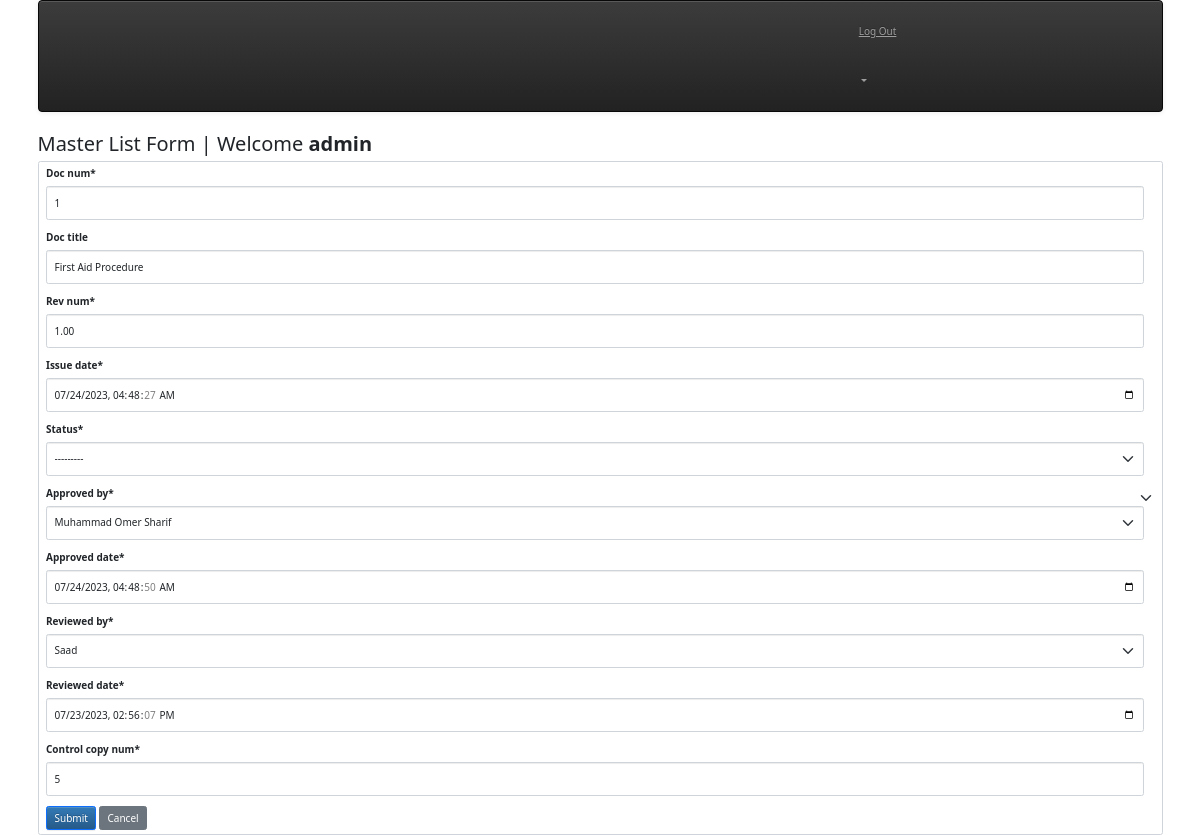
/jhpl-ims/master-list/1/update (signed in), run on an earlier commit of the app's database.
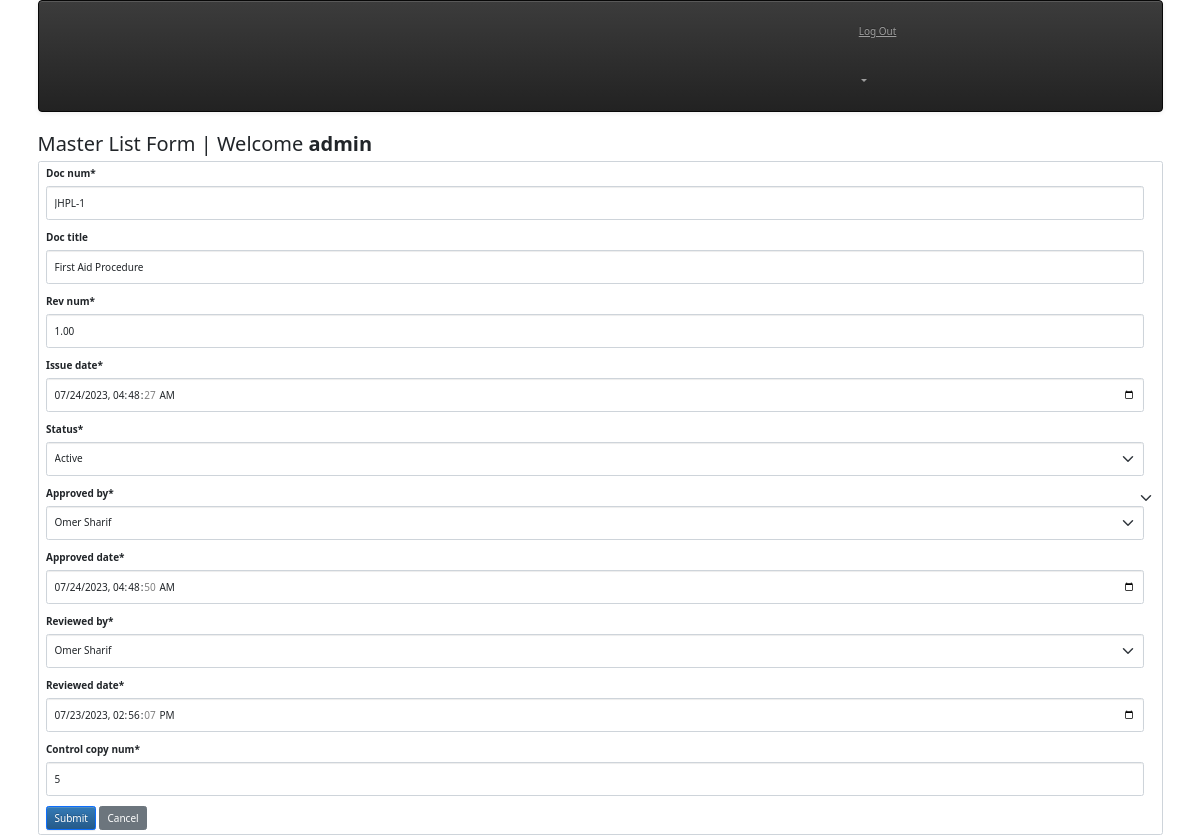
And on a later commit of the database.
### jhpl_ims/models.py (models this page shows, shortened)
class jhpl_ims_masterlist(models.Model):
    STATUS_SELECT = [
        ("Active", "Active"),
        ("Obsolete", "Obsolete"),
        ]
    ims_masterlist_id = models.AutoField(primary_key=True)
    owner = models.ForeignKey(settings.AUTH_USER_MODEL, on_delete=models.CASCADE)
    doc_num = models.CharField(max_length=200, null = False, blank= False)
    doc_title = models.CharField(max_length=200, null=True, blank=True)
    rev_num = models.DecimalField(max_digits=7, decimal_places=2, null=True)
    issue_date = models.DateTimeField()
    status = models.CharField(max_length=8, choices=STATUS_SELECT)
    approved_by = models.ForeignKey("doc_controller", on_delete=models.CASCADE, related_name="jhpl_approved_by")
    approved_date = models.DateTimeField()
    reviewed_by = models.ForeignKey("doc_controller", on_delete=models.CASCADE, related_name="jhpl_reviewed_by")
    reviewed_date = models.DateTimeField()
    control_copy_num = models.IntegerField()
    created_at = models.DateTimeField(auto_now=True)
    updated_at = models.DateTimeField(auto_now=True)

### jhpl_ims/views.py (the view, shortened to what this page needs)
# urls.py: path('master-list/<int:pk>/update', views.MasterUpdateView.as_view(
class MasterUpdateView(LoginRequiredMixin, View):
    model = jhpl_ims_masterlist
    success_url = reverse_lazy('jhpl_ims/index.html')
    template = 'jhpl_ims/jhpl_ims_masterlist_form.html'
    def get(self, request, pk):
        masterlist = get_object_or_404(self.model, pk=pk)
        form = MasterListForm(instance=masterlist)
        ctx = {'form': form}
        return render(request, self.template, ctx)

### jhpl_ims/forms.py
class MasterListForm(forms.ModelForm):
    class Meta:
        model = jhpl_ims_masterlist
        exclude = ["owner"]
        widgets = {
            'doc_num': forms.TextInput(attrs={'class': 'form-control'}),
            'doc_title': forms.TextInput(attrs={'class': 'form-control'}),
            'rev_num': forms.NumberInput(attrs={'class': 'form-control'}),
            'issue_date': forms.DateTimeInput(attrs={'type': 'datetime-local', 'class': 'form-control'}),
            'status': forms.Select(attrs={'class': 'form-control'}),
            'approved_by': forms.Select(attrs={'class': 'form-control'}),
            'approved_date': forms.DateTimeInput(attrs={'type': 'datetime-local', 'class': 'form-control'}),
            'reviewed_by': forms.Select(attrs={'class': 'form-control'}),
            'reviewed_date': forms.DateTimeInput(attrs={'type': 'datetime-local', 'class': 'form-control'}),
            'control_copy_num': forms.NumberInput(attrs={'class': 'form-control'}),
        }

### jhpl_ims/models.py (called while the page is built)
    def __str__(self):
        return self.name

### jhpl_ims/templates/jhpl_ims/jhpl_ims_masterlist_form.html (shortened to what this page needs)
{% extends "base_menu.html" %} {% load crispy_forms_tags %} {% block content %}
<link
  rel="stylesheet"
  href="https://stackpath.bootstrapcdn.com/bootstrap/5.0.0-beta1/css/bootstrap.min.css"
/>
<h2>Master List Form | Welcome <b>{{user.username}}</b></h2>
<form action="" method="post" class="form-select">
  {% csrf_token %} {{ form|crispy }}
  <input type="submit" value="Submit" class="btn btn-primary" />
  <button
    type="button"
    class="btn btn-secondary"
    onclick="window.location.href='{% url 'jhpl_ims:index' %}'"
  >
    Cancel
  </button>
</form>
{% endblock %}

What changed in the data, as far as the page shows it:
changed jhpl_ims_masterlist "First Aid Procedure": doc_num "1" → "JHPL-1"; status "---------" → "Active"; approved_by "Muhammad Omer Sharif" → "Omer Sharif"; reviewed_by "Saad" → "Omer Sharif"
